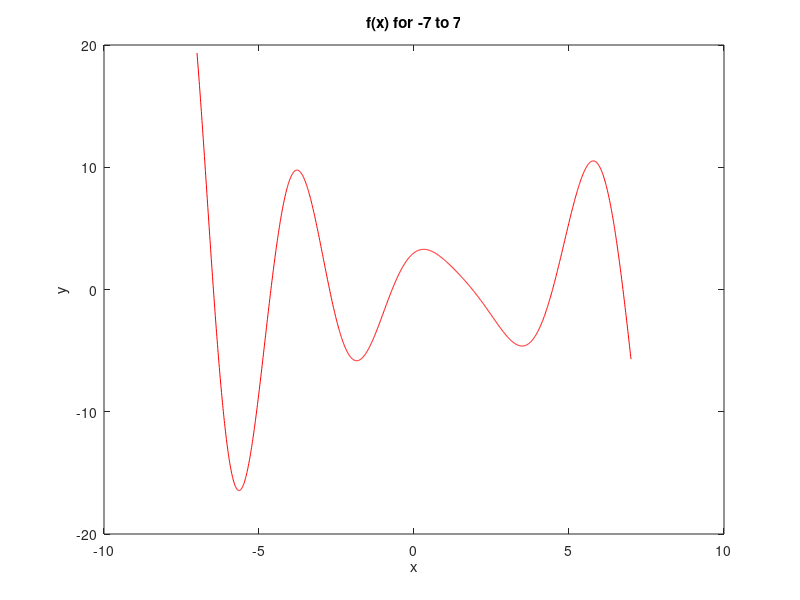

The MATLAB script that drew this image:
%Ayden Hession
%Section 27393
%HW7
%Q3
x = (-7:0.01:7);
y = 3 .* cos(1.7 .* x) .* exp(-0.3 .* x) + 2 .* sin(1.4 .* x) .* exp(0.3 .* x);
plot(x,y,'r')
xlabel('x')
ylabel('y')
title("f(x) for -7 to 7")